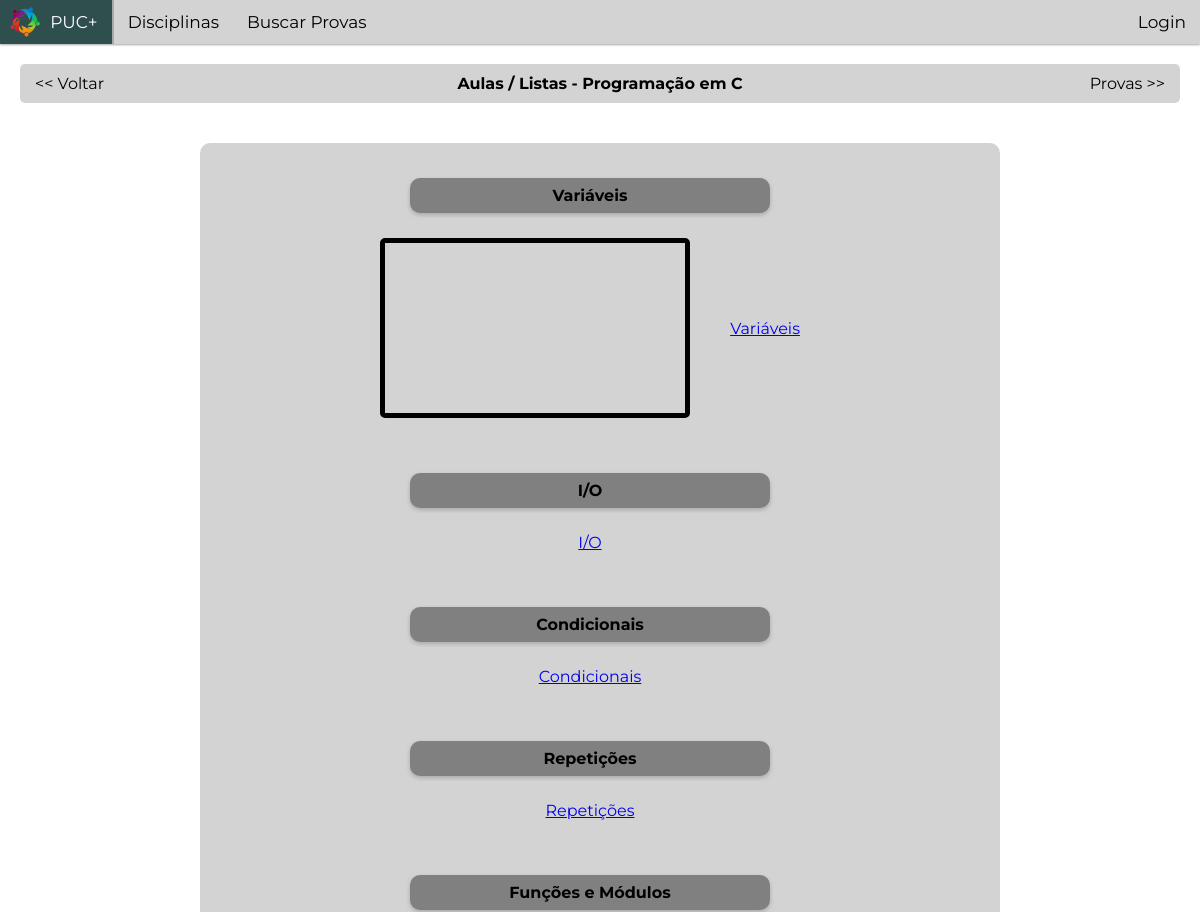
The page /disciplinas/Programação em C/aulas&listas/ (upper part) on the database as committed earlier.
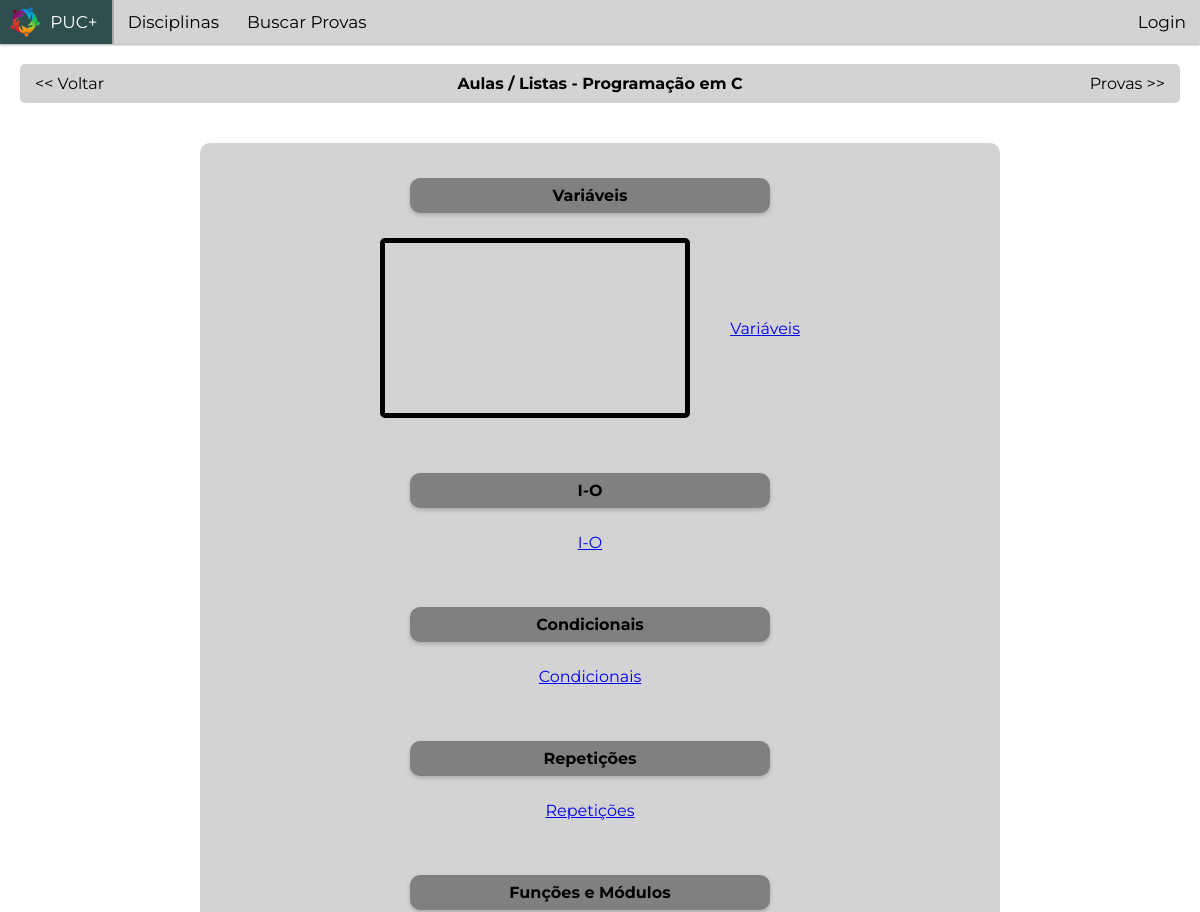
The same page on the database as committed later.
### app/models.py (models this page shows, shortened)
class Topic(models.Model):
  name = models.CharField(max_length=50)
  course = models.ForeignKey(Course, on_delete=models.CASCADE)

### app/views.py (the view)
# urls.py: path("disciplinas/<str:discipline_name>/aulas&listas/", views.aulas_listas_basic),
def aulas_listas_basic(request, discipline_name):
  discipline = get_object_or_404(Discipline, name = discipline_name) # Discipline.objects.get(name = discipline_name)
  topic = Topic.objects.filter(course__in=Course.objects.filter(discipline__name = discipline_name).all()).all() # Pegar todos os tópicos correlacionados a aquele curso
  course = Course.objects.filter(discipline__name = discipline_name)[0]
  return render(request, "aulas_listas_basic.html",{
    'topics': topic,
    'discipline': discipline,
    'course': course,
  })

### app/templates/aulas_listas_basic.html (shortened to what this page needs)
{% extends "layout.html" %}
{% load static %}
{% block main %}
  <div class="userbar">
    <a style="position: absolute; left: 0; padding-left: 15px; text-decoration: none; color:black;"
    href="/disciplinas/{{discipline.name}}">&lt;&lt; Voltar</a>
    <span style="align-items:central; font-weight: bold">Aulas / Listas - {{discipline.name}}</span>
    <a style="position: absolute; right: 0; padding-right: 15px; text-decoration: none; color:black;"
    href="/disciplinas/{{discipline.name}}/provas">Provas &gt;&gt;</a>
  </div>
<div class="central">
  <div class="container central" style="display:flex; justify-content: center; flex-direction: column;width: 700px;border:gray">
    {% for topic in topics %}
        <h4 class="card central"style="border: gray;height: 25px; width: 350px; padding: 5px;">{{topic.name}}</h4>
        <div class="linhaDisciplinas" style="width:500px;border-radius:10px;border:20px solid lightgray;background-color: lightgrey; margin-bottom: 30px;">
          {% for video in topic.video_set.all %}
            <iframe style="border: 5px solid black; border-radius: 5px" width="300" height="170"
            src="{{video.link}}" title="{{video.name}}" frameborder="0" allow="accelerometer;
            autoplay; clipboard-write; encrypted-media; gyroscope; picture-in-picture; web-share" allowfullscreen></iframe>
          {% endfor %}
          <div class="listas">
            <a style="text-align: center;" href="/disciplinas/{{ discipline.name }}/aulas&listas/{{topic.name}}/">{{topic.name}}</a>
          </div>
        </div>
    {% endfor %}
  </div>
</div>
{% endblock %}

Rows that differ between the two databases and show on the page:
changed Topic (number 2 of 5 on the later page): name "I/O" → "I-O"
